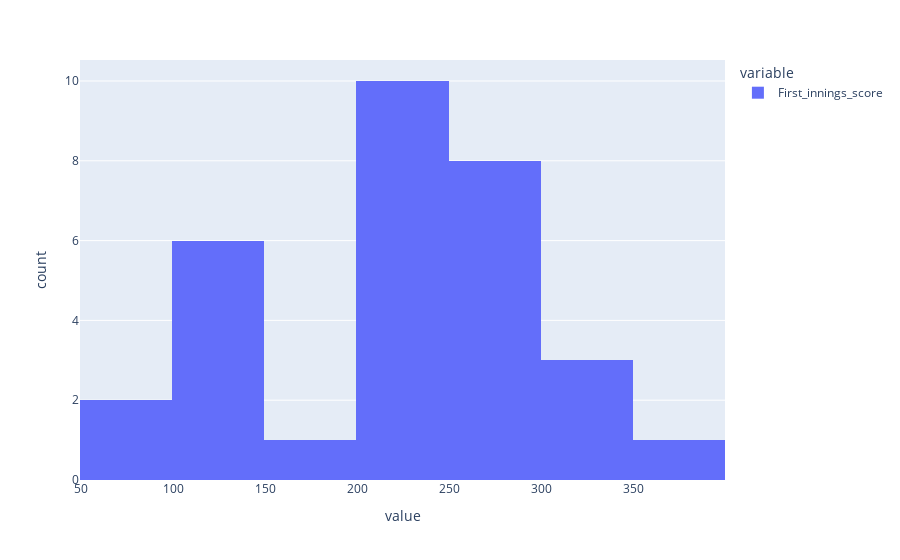

The notebook cell saved with this chart:
### Markdown cell above
The mean and the standard deviation are often the best quantities to summarize the data for distributions with symmetrical histograms without too many outliers.

The mean and standard deviation measures are sufficient information and other tendencies such as median does not add too much extra information

### Code cell
#Histogram for first innings
import plotly.express as px 
px.histogram(First)

### Figure 1 — Plotly figure (JSON) as saved in the notebook; plotly's stock layout.template omitted (floating-point values rounded to 4 significant figures)
{"data": [{"alignmentgroup": "True", "bingroup": "x", "hovertemplate": "variable=First_innings_score<br>value=%{x}<br>count=%{y}<extra></extra>", "legendgroup": "First_innings_score", "marker": {"color": "#636efa", "pattern": {"shape": ""}}, "name": "First_innings_score", "offsetgroup": "First_innings_score", "orientation": "v", "showlegend": true, "type": "histogram", "x": [259, 207, 310, 244, 140, 190, 225, 260, 223, 317, 269, 234, 235, 131, 134, 228, 140, 277, 203, 89, 271, 229, 61, 105, 135, 265, 234, 274, 305, 293, 356], "xaxis": "x", "yaxis": "y"}], "layout": {"barmode": "relative", "legend": {"title": {"text": "variable"}, "tracegroupgap": 0}, "margin": {"t": 60}, "xaxis": {"anchor": "y", "domain": [0, 1], "title": {"text": "value"}}, "yaxis": {"anchor": "x", "domain": [0, 1], "title": {"text": "count"}}}}
